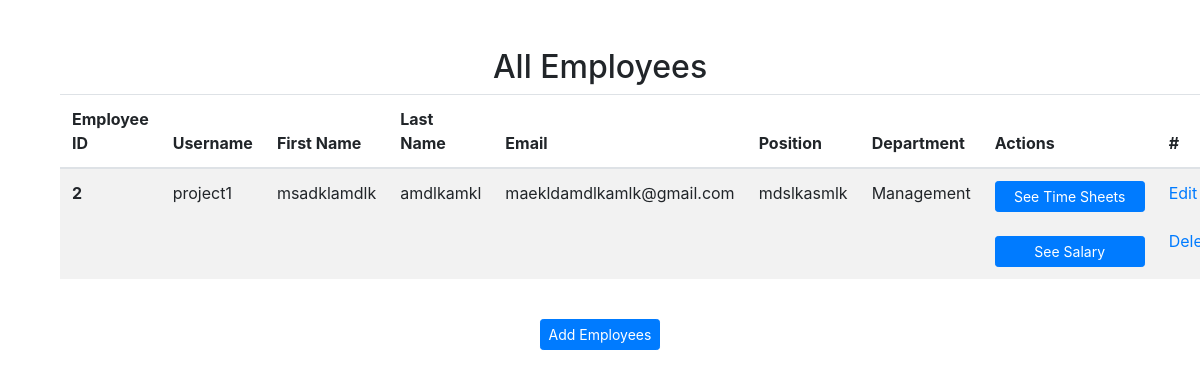
The app's page /employees/, older data.
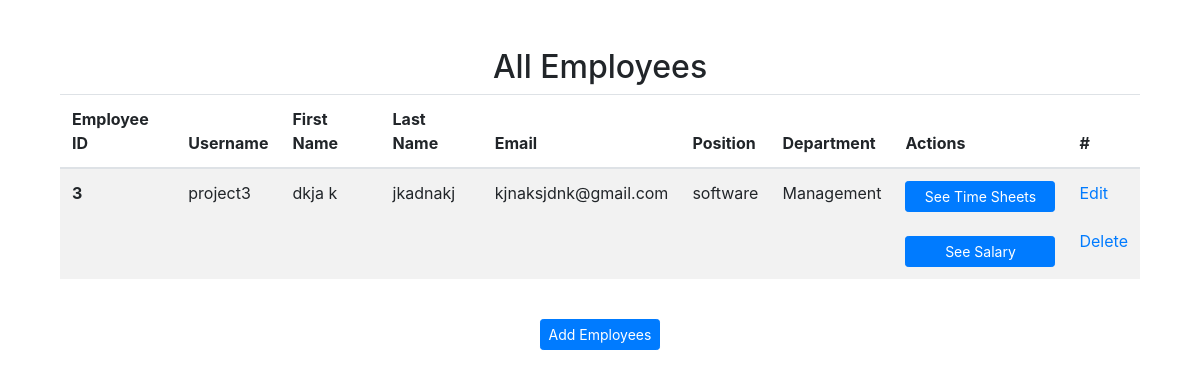
The same page, newer data.
### management/models.py (models this page shows, shortened)
class Employee(AbstractUser):
    employee_id = models.AutoField(primary_key=True)
    first_name = models.CharField(max_length=100)
    last_name = models.CharField(max_length=50)
    mobile_number = models.CharField(max_length=12)
    email = models.EmailField()
    position = models.CharField(max_length=126)
    department = models.ForeignKey(Department, on_delete=models.CASCADE)
    created = models.DateTimeField(auto_now_add=True)
    updated = models.DateTimeField(auto_now_add=True)

class Department(models.Model):
    department_id = models.AutoField(primary_key=True)
    name = models.CharField(max_length=256)
    location = models.CharField(max_length=100)
    created = models.DateTimeField(auto_now_add=True)
    updated = models.DateTimeField(auto_now_add=True)

### management/views.py (the view)
# urls.py: path('employees/',views.get_all_employees,name='employees'),
def get_all_employees(request):
    employees = Employee.objects.all()
    return render(request, 'employees.html', {'employees': employees})

### management/templates/employees.html (shortened to what this page needs)
{% extends 'base.html' %}
{% block content %}
  <div class="container mt-5">
    <h2 class="text-center">All Employees</h2>
    {% if employees %}
    <table class="table table-striped">
      <thead>
        <tr>
          <th scope="col">Employee ID</th>
          <th scope="col">Username</th>
          <th scope="col">First Name</th>
          <th scope="col">Last Name</th>
          <th scope="col">Email</th>
          <th scope="col">Position</th>
          <th scope="col">Department</th>
          <th scope="col">Actions</th>
          <th scope="col">#</th>
        </tr>
      </thead>
      <tbody>
        {% for emp in employees %}
        <tr>
          <th scope="row">{{ emp.employee_id }}</th>
          <td>{{ emp.username }}</td>
          <td>{{ emp.first_name }}</td>
          <td>{{ emp.last_name }}</td>
          <td>{{ emp.email }}</td>
          <td>{{ emp.position }}</td>
          <td>{{ emp.department.name }}</td>
          <td>
            <a href="/employee/{{emp.pk}}/timesheets" class="btn btn-primary btn-sm" style="width:150px;">See Time Sheets</a>
            <br><br>
            <a href="/employee/{{emp.pk}}/salaries" class="btn btn-primary btn-sm" style="width:150px;">See Salary</a>
          </td>
          <td>
            <a href="/employee/edit/{{emp.pk}}"  style="width:80px;">Edit</a>
            <br><br>
            <a href="/employee/delete/{{emp.pk}}"  style="width:80px;">Delete</a>
          </td>
        </tr>
        {% endfor %}
      </tbody>
    </table>
    <br>
<center>
         <a href="/employee/add" class="btn btn-primary btn-sm">Add Employees</a>
    </center>
    {% endif %}
  </div>
{% endblock %}

### management/templates/base.html (shortened to what this page needs)
<!doctype html>
<html lang="en">
<head>
  <link href="https://stackpath.bootstrapcdn.com/bootstrap/4.3.1/css/bootstrap.min.css" rel="stylesheet">
</head>
<body>
  <div class="container mt-5">
    {% block content %}
    {% endblock %}
  </div>
</body>
</html>

Row changes from the older to the newer data that the page shows:
removed Employee: employee_id "2", username "project1", first_name "msadklamdlk", last_name "amdlkamkl", email "maekldamdlkamlk@gmail.com", position "mdslkasmlk", department.name "Management"
added Employee: employee_id "3", username "project3", first_name "dkja k", last_name "jkadnakj", email "kjnaksjdnk@gmail.com", position "software", department.name "Management"
